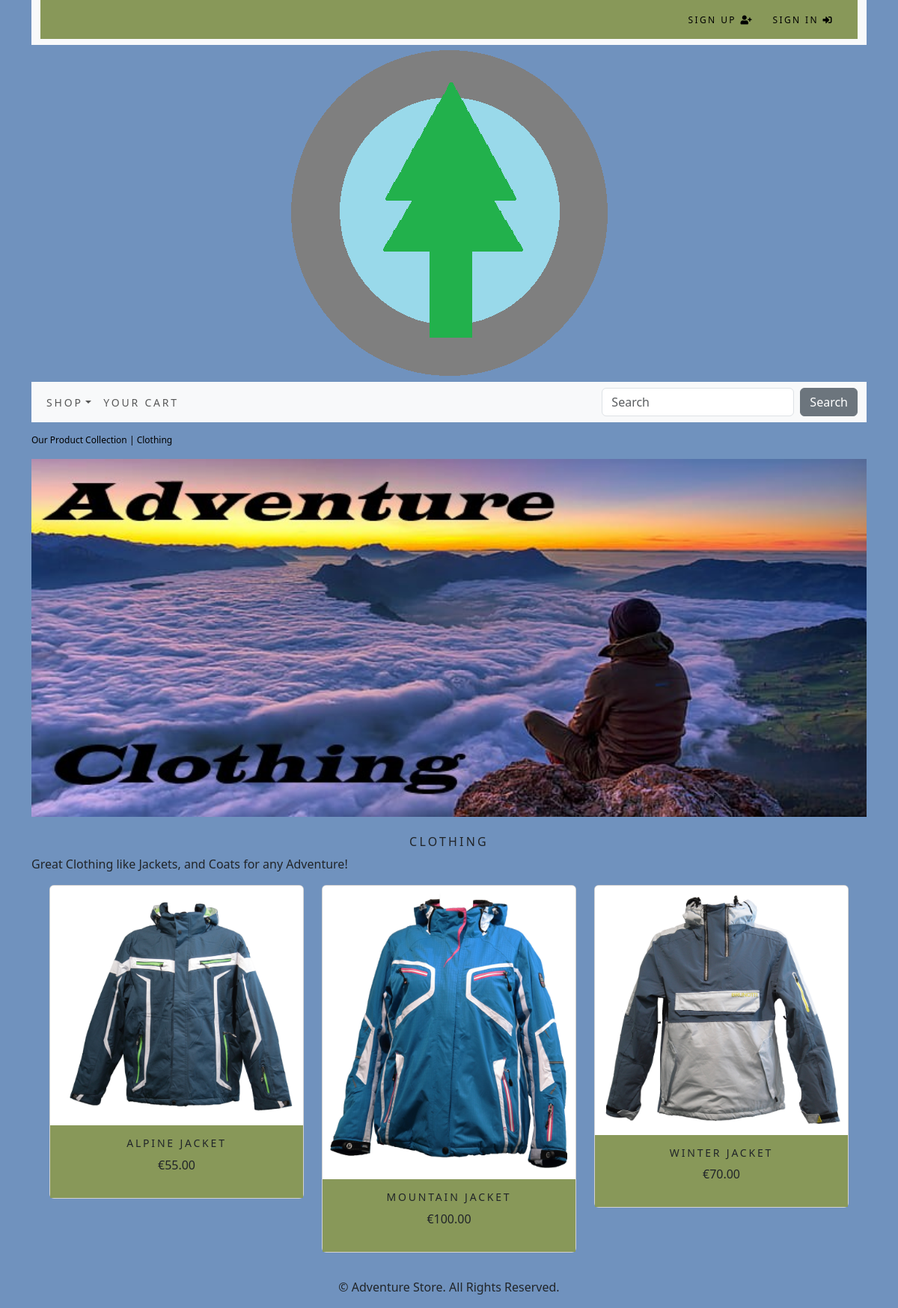
The page /41af95fb-8841-4282-bf16-d42be3cbc63b/ on the database its author committed.
### shopapp/models.py (models this page shows, shortened)
class Category(models.Model):
    id = models.UUIDField(
        primary_key=True,
        default=uuid.uuid4,
        editable=False)
    name = models.CharField(max_length=250, unique=True)
    description = models.TextField(blank=True)
    image = models.ImageField(upload_to='category', blank=True)
    class Meta:
        ordering = ('name',)
        verbose_name = 'category'
        verbose_name_plural = 'categories'
    def get_absolute_url(self):
        return reverse('shopapp:products_by_category', args=[self.id])

class Product(models.Model):
    id = models.UUIDField(
        primary_key=True,
        default=uuid.uuid4,
        editable=False)
    name = models.CharField(max_length=250, unique=True)
    description = models.TextField(blank = True)
    gender = models.BinaryField(blank=True, null=True)
    category = models.ForeignKey(Category, on_delete=models.CASCADE)
    price = models.DecimalField(max_digits=10, decimal_places=2)
    image = models.ImageField(upload_to = 'product', blank=True)
    stock = models.IntegerField()
    available = models.BooleanField(default=True)
    created = models.DateTimeField(auto_now_add=True, blank = True, null= True)
    updated = models.DateTimeField(auto_now=True, blank = True, null= True)
    class Meta:
        ordering = ('name',)
        verbose_name = 'product'
        verbose_name_plural = 'products'
    def get_absolute_url(self):
        return reverse('shopapp:product_detail', args=[self.category.id, self.id])

### shopapp/views.py (the view)
# urls.py: path('', views.prod_list, name='all_products'),
def prod_list(request, category_id=None):
    category = None
    products = Product.objects.filter(available=True)
    if category_id:
        category = get_object_or_404(Category, id=category_id)
        products = Product.objects.filter(category=category, available=True)
    paginator = Paginator(products, 6)
    try:
        page = int(request.GET.get('page','1'))
    except:
        page = 1
    try:
        products = paginator.page(page)
    except (EmptyPage,InvalidPage):
        products = paginator.page(paginator.num_pages)
    return render(request, 'shoptemplate/category.html',{'category':category, 'prods':products})

### cart/context_processors.py (called while the page is built)
def counter(request):
    item_count = 0
    if 'admin' in request.path:
        return {}
    else:
        try:
            cart = Cart.objects.filter(cart_id=_cart_id(request))
            cart_items = CartItem.objects.all().filter(cart=cart[:1])
            for cart_item in cart_items:
                item_count += cart_item.quantity
        except Cart.DoesNotExist:
            item_count = 0
    return {'item_count':item_count}

### cart/views.py (called while the page is built)
def _cart_id(request):
    cart = request.session.session_key
    if not cart:
        cart = request.session.create()
    return cart

### shopapp/context_processors.py (called while the page is built)
def menu_links(request):
    links = Category.objects.all()
    return {'links':links}

### shopapp/templates/shoptemplate/category.html (shortened to what this page needs)
{% extends "base.html" %}
{% load static %}
{% block content %}
    {% if category %}
        <div class="row my_row_class">
            <div class="mx-auto">
                <p><a href="{% url 'shopapp:all_products' %}">Our Product Collection</a> | {{category.name}}</p>
            </div>
        </div>
    {% endif %}
    <div class="mx-auto">
        {% if category %}
            <img class="my_image" src="{{category.image.url}}" alt="{{category.name}}">
        </div>
        <br>
        <div>
            <h1 class="text-center my_title">{{category.name}}</h1>
            <p class="text-justify">{{category.description}}</p>
        </div>
    {% endif %}
    <div class="container">
        <div class="row mx-auto">
            {% for product in prods %}
                <div class="my_bottom_margin col-9 col-lg-4 col-sm-12 col-md-4">
                    <div class="card text-center" style="min-width: 18rem;">
                        <a class="img" href="{{product.get_absolute_url}}"><img class="card-img-top my_image" src="{{product.image.url}}" alt="{{product.name}}"></a>
                            <div style="background-color: #889859;" class="card-body">
                                <h4>{{product.name}}</h4>
                                <p>€{{product.price}}</p>
                            </div>
                    </div>
                </div>
            {% endfor %}
        </div>
        <br>
    </div>
{% endblock %}

### static/css/custom.css (style rules this page uses)
.my_row_class { padding-top: 15px; }
.my_row_class .mx-auto p { color: #000; font-size: 12px; }
.my_row_class .mx-auto p a { color: #000; font-size: 12px; text-decoration: none; }
.my_image { width: 100%; height: auto; }
.my_title { font-size: 16px; text-transform: uppercase; letter-spacing: .2em; }
.my_bottom_margin { margin-bottom: 10px; }
.card-body h4 { font-size: 14px; text-transform: uppercase; letter-spacing: .2em; }

### rows shown on the page
Category: name "Clothing", image (picture), name "CLOTHING", description "Great Clothing like Jackets, and Coats for any Adventure!"
Product: image (picture), name "ALPINE JACKET", price "55.00"
Product: image (picture), name "MOUNTAIN JACKET", price "100.00"
Product: image (picture), name "WINTER JACKET", price "70.00"
